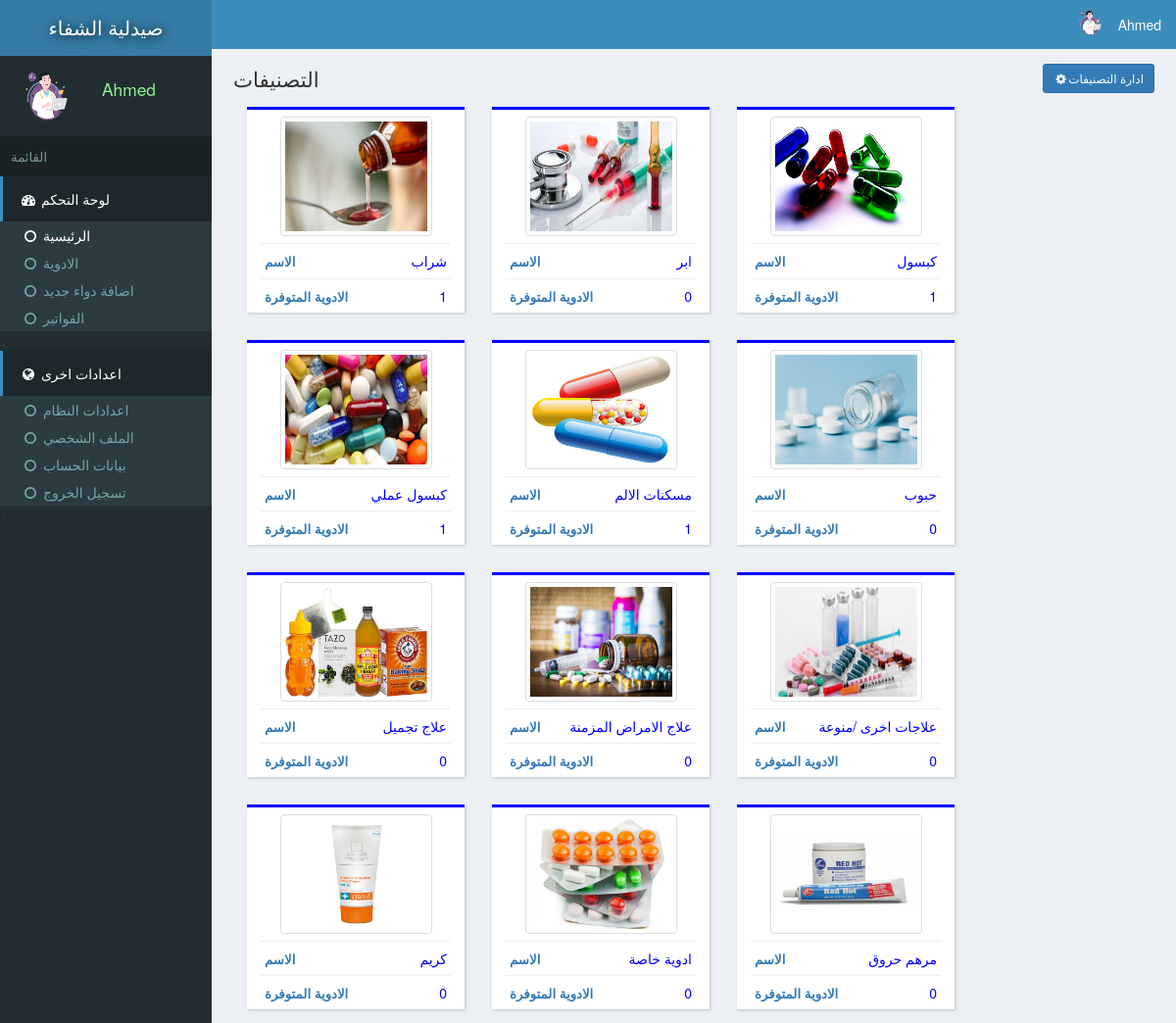
Screenshot of /index.php (signed in) with the database file from the repository.
### tables this page shows
CREATE TABLE `site` (
  `id` int(11) NOT NULL,
  `title` varchar(222) NOT NULL,
  `name` varchar(222) NOT NULL
);

CREATE TABLE `users` (
  `id` int(11) NOT NULL,
  `email` varchar(222) NOT NULL,
  `password` varchar(222) NOT NULL,
  `name` varchar(222) NOT NULL,
  `pic` varchar(222) NOT NULL,
  `number` varchar(222) NOT NULL,
  `date` timestamp NOT NULL DEFAULT current_timestamp()
);

CREATE TABLE `categories` (
  `id` int(11) NOT NULL,
  `name` varchar(222) NOT NULL,
  `pic` varchar(111) NOT NULL,
  `details` varchar(333) NOT NULL,
  `date` timestamp NOT NULL DEFAULT current_timestamp()
);

### assets/db.php (called while the page is built, shortened)
<?php
    $con = new mysqli('localhost','root','','store');
    $array = $con->query("select * from users where id ='$_SESSION[userId]'");
    $user = $array->fetch_assoc();
?>

### index.php (the view, shortened to what this page needs)
<?php require "assets/function.php" ?>
<?php require 'assets/db.php';?>
<!DOCTYPE html>
<html>
<head>
  <?php require "assets/autoloader.php" ?>
</head>
<body style="background: #ECF0F5;padding:0;margin:0">
<div class="dashboard" style="position: fixed;width: 18%;height: 100%;background:#222D32">
  <div style="background:#357CA5;padding: 14px 3px;color:white;font-size: 15pt;text-align: center;text-shadow: 1px 1px 11px black">
    <a href="index.php" style="color: white;text-decoration: none;"><?php echo strtoupper(siteName()); ?> </a>
  </div>
  <div class="flex" style="padding: 3px 7px;margin:5px 2px;">
    <div><img src="photo/<?php echo $user['pic'] ?>" class='img-circle' style='width: 77px;height: 66px'></div>
    <div style="color:lightgreen;font-size: 13pt;padding: 14px 7px;margin-left: 11px;"><?php echo ucfirst($user['name']); ?></div>
  </div>
  <div style="background: #1A2226;font-size: 10pt;padding: 11px;color: #79978F">القائمة</div>
  <div>
    <div style="background:#1E282C;color: white;padding: 13px 17px;border-left: 3px solid #3C8DBC;"><span><i class="fa fa-dashboard fa-fw"></i> لوحة التحكم</span></div>
    <div class="item">
      <ul class="nostyle zero">
        <a href="index.php"><li style="color: white"><i class="fa fa-circle-o fa-fw"></i> الرئيسية</li></a>
        <a href="inventeries.php"><li><i class="fa fa-circle-o fa-fw"></i> الادوية</li></a>
       <a href="addnew.php"><li><i class="fa fa-circle-o fa-fw"></i> اضافة دواء جديد</li></a>
        <a href="reports.php"><li><i class="fa fa-circle-o fa-fw"></i> الفواتير</li></a>
      </ul><
    </div>
  </div>
  <div style="background:#1E282C;color: white;padding: 13px 17px;border-left: 3px solid #3C8DBC;"><span><i class="fa fa-globe fa-fw"></i> اعدادات اخرى</span></div>
  <div class="item">
      <ul class="nostyle zero">
        <a href="sitesetting.php"><li><i class="fa fa-circle-o fa-fw"></i> اعدادات النظام</li></a>
       <a href="profile.php"><li><i class="fa fa-circle-o fa-fw"></i> الملف الشخصي</li></a>
        <a href="accountSetting.php"><li><i class="fa fa-circle-o fa-fw"></i> بيانات الحساب</li></a>
        <a href="logout.php"><li><i class="fa fa-circle-o fa-fw"></i> تسجيل الخروج</li></a>
      </ul><
    </div>
</div>
<div class="marginLeft" >
  <div style="color:white;background:#3C8DBC" >
    <div class="pull-right flex rightAccount" style="padding-right: 11px;padding: 7px;">
      <div><img src="photo/<?php echo $user['pic'] ?>" style='width: 41px;height: 33px;' class='img-circle'></div>
      <div style="padding: 8px"><?php echo ucfirst($user['name']) ?></div>
    </div>
  </div>
  <div class="content2">
    <div>
      <span style="font-size: 16pt;color: #333333">التصنيفات </span>
      <a href="manageCat.php"><button class="btn btn-primary btn-sm pull-right" data-toggle="modal" data-target="#addIn"><i class="fa fa-gear  fa-fw"> </i>ادارة التصنيفات</button></a>
    </div>
  <?php
    $array = $con->query("select * from categories");
    while ($row = $array->fetch_assoc())
    {
      $array2 = $con->query("select count(*) from inventeries where catId = '$row[id]'");
      $row2 = $array2->fetch_assoc();
  ?>
    <a href="inventeries.php?catId=<?php echo $row['id'] ?>"><div class="box2 col-md-3">
     <div class="center"> <img src="photo/<?php echo $row['pic'] ?>" style="width: 155px;height: 122px;" class='img-thumbnail'></div>
      <hr style="margin: 7px;">
      <span style="padding: 11px"><strong style="font-size: 10pt">الاسم</strong><span class="pull-right" style="color:blue;margin-right: 11px;"><?php echo $row['name'] ?></span></span>
      <hr style="margin: 7px;">
      <span style="padding: 11px"><strong style="font-size: 10pt">الادوية المتوفرة</strong><span class="pull-right" style="color:blue;margin-right: 11px"><?php echo $row2['count(*)']; ?></span></span>
    </div></a>
  <?php
    }
   ?>
  </div>
</div>
</body>
</html>

### rows the page displays
site: name "صيدلية الشفاء"
users: pic (picture), name "Ahmed"
categories: pic (picture), name "شراب", count "1"
categories: pic (picture), name "ابر", count "0"
categories: pic (picture), name "كبسول", count "1"
categories: pic (picture), name "كبسول عملي", count "1"
categories: pic (picture), name "مسكنات الالم", count "1"
categories: pic (picture), name "حبوب", count "0"
categories: pic (picture), name "علاج تجميل", count "0"
categories: pic (picture), name "علاج الامراض المزمنة", count "0"
categories: pic (picture), name "علاجات اخرى /منوعة", count "0"
categories: pic (picture), name "كريم", count "0"
categories: pic (picture), name "ادوية خاصة", count "0"
categories: pic (picture), name "مرهم حروق", count "0"
